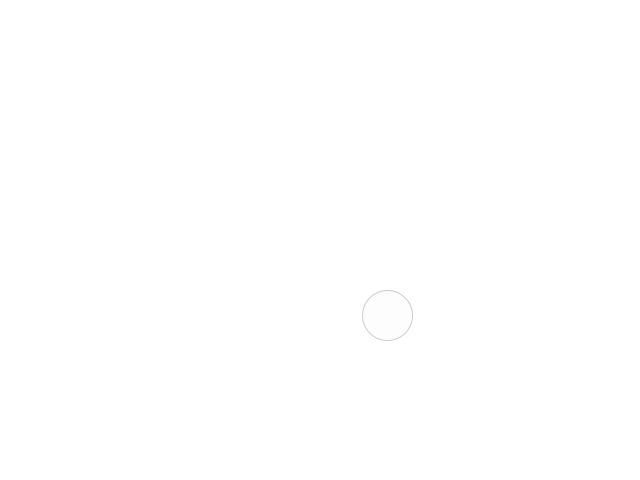
Frame 1 (no input)
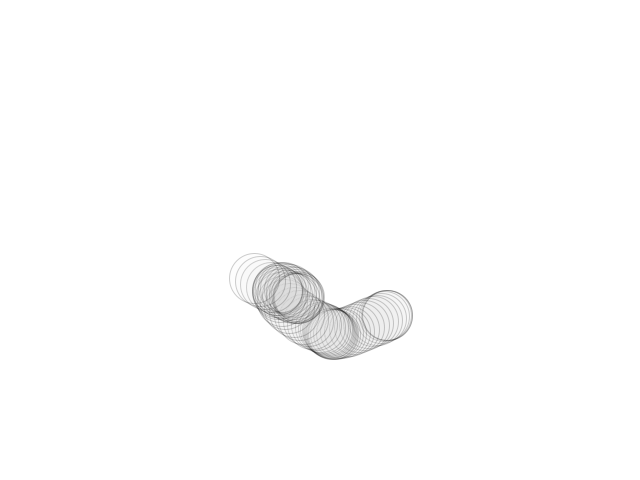
Frame 60 (the mouse pressed at the canvas centre just before this capture)
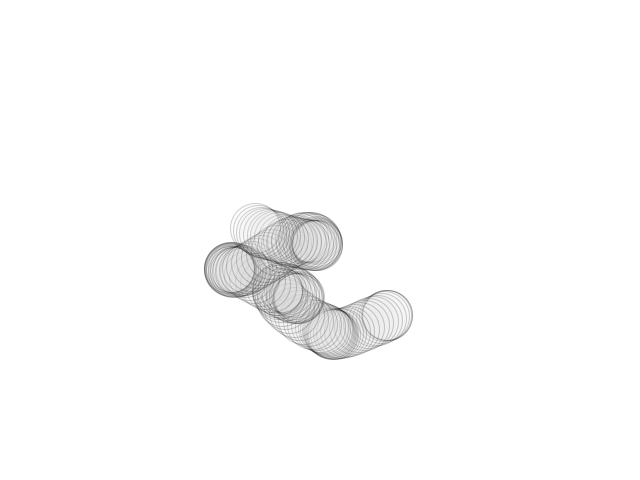
Frame 120 (the mouse held since frame 60 and released just before this capture)

The Processing sketch that drew these frames (run headless with seeded random() and noise(); from frame 60 on, the mouse is pressed at the canvas centre):

// Processing sketch: PerlinNoiseWalk
// ── PerlinNoiseWalk.pde


Walker w = new Walker();

void setup() {
  size(640, 480);
  background(255);
  
}


void draw() {
  
  stroke(0, 50);
  fill(200, 10);
  
  w.step();
  ellipse(w.x, w.y, 50, 50);
  
}

// ── PerlinWalker.pde
class Walker {

  float x, y;

  float tx, ty;

  Walker() {
    tx = 0;
    ty = 10000;
  }
  
  void step() {
   
   x = map(noise(tx), 0, 1, 0, width);
   y = map(noise(ty), 0, 1, 0, height);
   
   tx += 0.01;
   ty += 0.01;
    
  }
  
}
